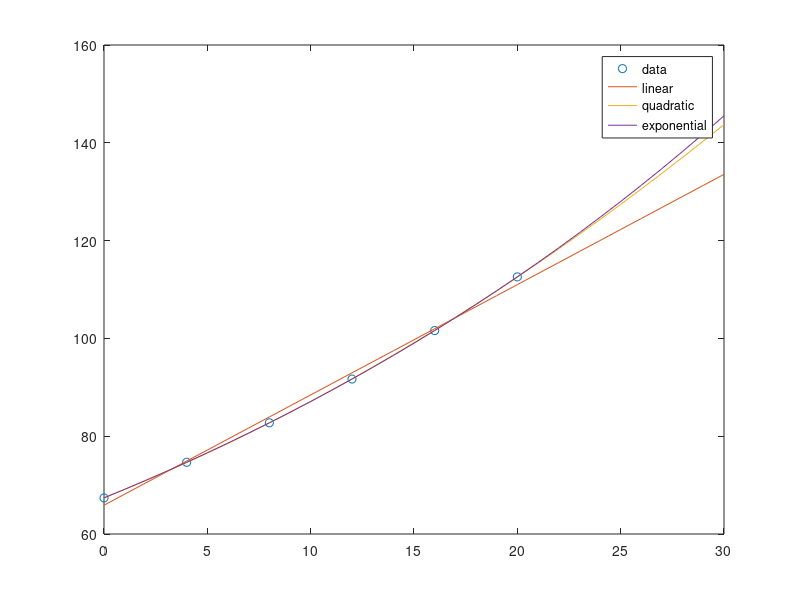

This chart was generated by the following MATLAB code:
%%Problem15_16

clear all, clc
 
format short g
format compact
t = [0 4 8 12 16 20]';
B = [67.38 74.67 82.74 91.69 101.60 112.58]';
 
disp('linear:')
Z=[ones(size(t)) t];
a=(Z'*Z)\(Z'*B);a'
Sr=sum((B-Z*a).^2);
r2=1-Sr/sum((B-mean(B)).^2)
syx=sqrt(Sr/(length(B)-length(a)))
tp=[0:30];
Bplin=a(1)+a(2)*tp;
Bp30lin=a(1)+a(2)*30;
pause
 
disp('parabolic:')
Z=[ones(size(t)) t t.^2];
a=(Z'*Z)\(Z'*B);a'
Sr=sum((B-Z*a).^2);
r2=1-Sr/sum((B-mean(B)).^2)
syx=sqrt(Sr/(length(B)-length(a)))
tp=[0:30];
Bpquad=a(1)+a(2)*tp+a(3)*tp.^2;
Bp30quad=a(1)+a(2)*30+a(3)*30^2
pause
 
disp('exponential:')
Z=[ones(size(t)) t];
a=(Z'*Z)\(Z'*log(B));a'
Sr=sum((log(B)-Z*a).^2);
r2=1-Sr/sum((log(B)-mean(log(B))).^2)
syx=sqrt(Sr/(length(log(B))-length(a)))
tp=[0:30];
Bpexp=exp(a(1)+a(2)*tp);
Bp30exp=exp(a(1)+a(2)*30);
Bp30lin
Bp30quad
Bp30exp
clf
plot(t,B,'o',tp,Bplin,tp,Bpquad,tp,Bpexp)
legend('data','linear','quadratic','exponential','location','Best')

